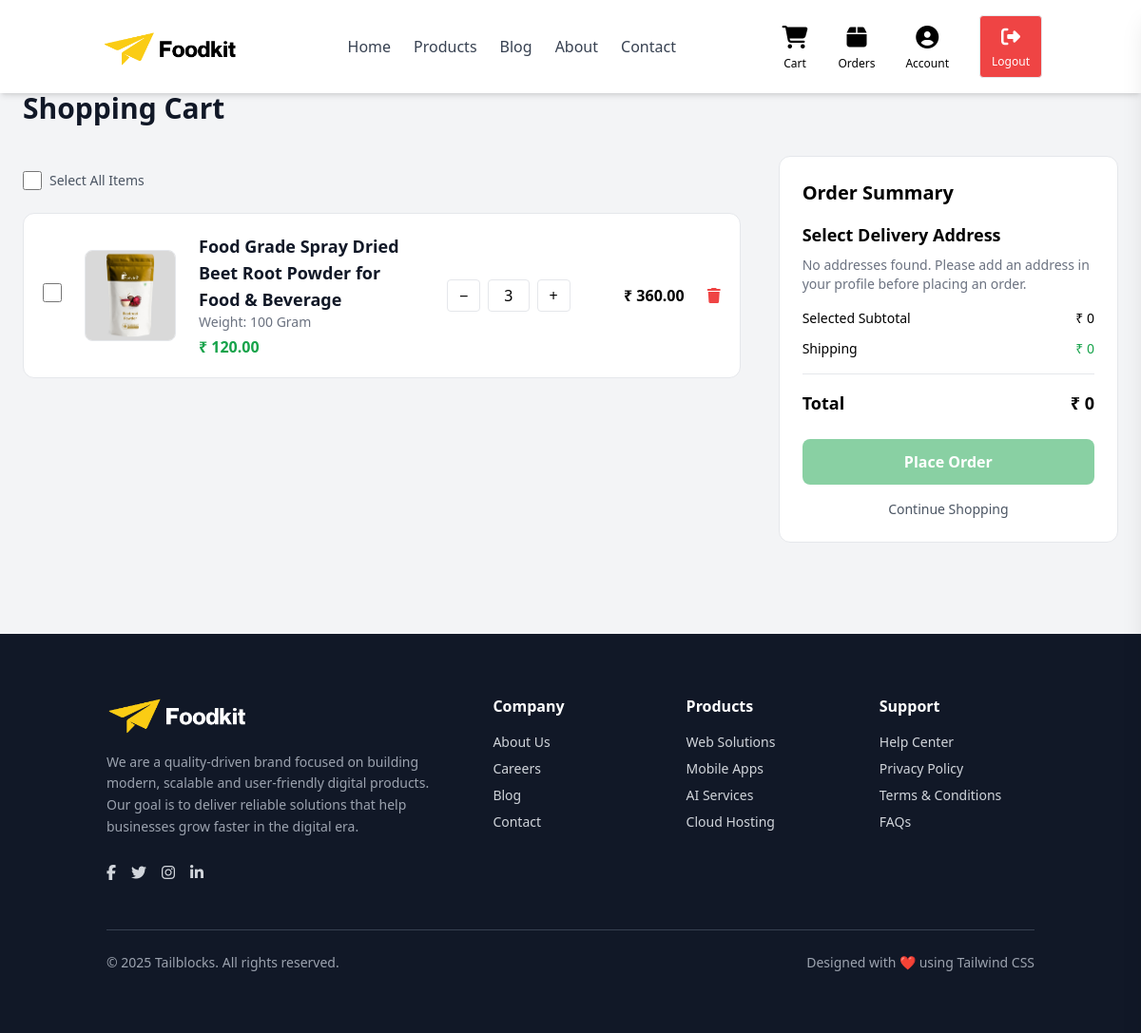
The page /cart/ (signed in) on the database as committed earlier.
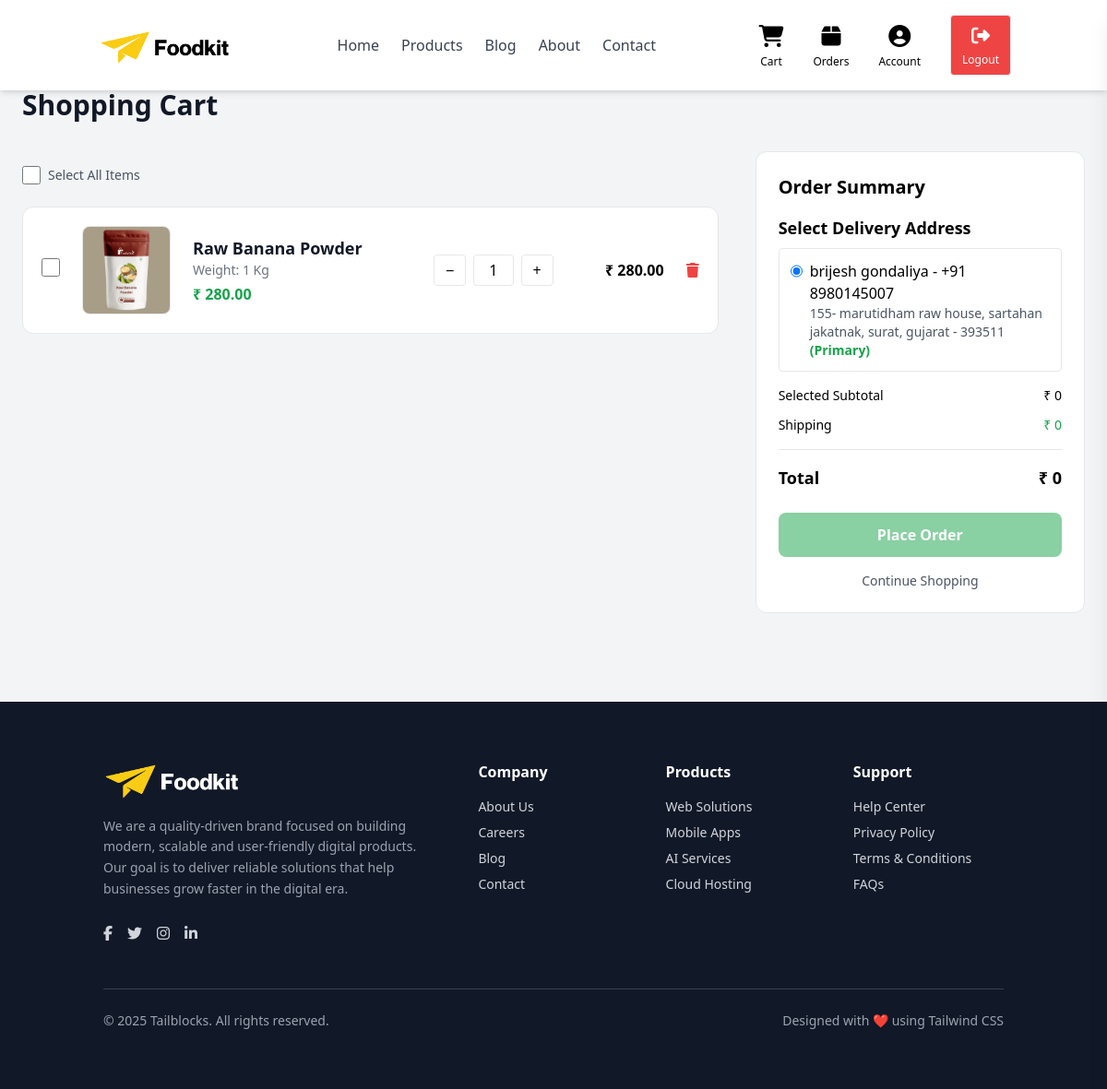
The same page on the database as committed later.
### apps/store/models.py (models this page shows, shortened)
class Cart(BaseModel):
    user = models.ForeignKey(
        User,
        on_delete=models.CASCADE,
        related_name="cart_items"
    )
    product = models.ForeignKey(Product, on_delete=models.CASCADE)
    qty = models.PositiveIntegerField(default=1)
    @property
    def total_price(self):
        return self.product.price * self.qty

class Product(BaseModel):
    name = models.CharField(max_length=255)
    category = models.ForeignKey(
        ProductCategory,
        on_delete=models.CASCADE,
        related_name="products"
    )
    price = models.DecimalField(max_digits=10, decimal_places=2)
    weight = models.CharField(max_length=50)
    content = models.TextField()
    additional_details = models.JSONField(blank=True, null=True)
    image_1 = models.ImageField(
        upload_to=product_image_path,
        default="products/default_product.jpg",
        blank=True,
        null=True
    )
    image_2 = models.ImageField(
        upload_to=product_image_path,
        blank=True,
        null=True
    )
    image_3 = models.ImageField(
        upload_to=product_image_path,
        blank=True,
        null=True
    )
    image_4 = models.ImageField(
        upload_to=product_image_path,
        blank=True,
        null=True
    )
    is_active = models.BooleanField(default=True)
    class Meta:
        ordering = ['-created_at']
    def primary_image(self):
        if self.image_1:
            return self.image_1.url
        return settings.MEDIA_URL + "products/default_product.jpg"

class Address(BaseModel):
    user = models.ForeignKey(User,
        on_delete=models.CASCADE,
        related_name="addresses"
    )
    full_name = models.CharField(max_length=150)
    phone = models.CharField(max_length=15)
    address_line1 = models.CharField(max_length=255)
    address_line2 = models.CharField(max_length=255, blank=True, null=True)
    city = models.CharField(max_length=100)
    state = models.CharField(max_length=100)
    pincode = models.CharField(max_length=10)
    is_primary = models.BooleanField(default=False)
    created_at = models.DateTimeField(auto_now_add=True)

### apps/store/views.py (the view)
# urls.py: path("cart/", cart, name="cart"),
@login_required
def cart(request):
    user_id = request.session.get('user_id')
    if not user_id:
        return redirect("login")
    user_ = get_object_or_404(User, id=user_id)
    cart_items = Cart.objects.filter(user=user_)
    total_amount = sum(item.total_price for item in cart_items)
    addresses = Address.objects.filter(user=user_).order_by('-is_primary')
    return render(request, "store/cart.html", {
        "cart_items": cart_items,
        "total_amount": total_amount,
        "addresses": addresses
    })

### apps/store/views.py (called while the page is built)
def login_required(view_func):
    @wraps(view_func)
    def wrapper(request, *args, **kwargs):
        if request.session.get('user_id'):
            return view_func(request, *args, **kwargs)
        messages.warning(request, "Please log in to continue.")
        return redirect('signin')
    return wrapper

### apps/store/templates/store/cart.html (shortened to what the changed rows need)
{% extends 'store/base.html' %}
{% load static %}
{% block body %}
<div class="max-w-7xl mx-auto px-6 py-24">
    <h1 class="text-3xl font-bold text-gray-900 mb-8">
        Shopping Cart
    </h1>
    {% if cart_items %}
    <div class="grid grid-cols-1 lg:grid-cols-3 gap-10">
        <div class="lg:col-span-2 space-y-6">
            {% for item in cart_items %}
            <div class="flex items-center gap-6 border rounded-xl p-5 bg-white">
                <div>
                    <input type="checkbox"
                           class="cart-checkbox w-5 h-5 text-green-600 border-gray-300 rounded cursor-pointer"
                           value="{{ item.id }}"
                           data-price="{{ item.total_price }}">
                </div>
                <img src="{{ item.product.primary_image }}" alt="{{ item.product.name }}"
                     class="w-24 h-24 object-contain rounded-lg border">
                <div class="flex-1">
                    <h3 class="text-lg font-semibold text-gray-900">
                        {{ item.product.name }}
                    </h3>
                    <p class="text-sm text-gray-500">
                        Weight: {{ item.product.weight }}
                    </p>
                    <p class="text-green-600 font-semibold mt-1">
                        ₹ {{ item.product.price }}
                    </p>
                </div>
                <div class="flex items-center gap-2">
                    <a href="{% url 'cart_decrease' item.id %}" class="px-3 py-1 border rounded hover:bg-gray-100">−</a>
                    <span class="px-4 py-1 border rounded">
                        {{ item.qty }}
                    </span>
                    <a href="{% url 'cart_increase' item.id %}" class="px-3 py-1 border rounded hover:bg-gray-100">+</a>
                </div>
                <div class="w-24 text-right font-semibold">
                    ₹ {{ item.total_price }}
                </div>
                <a href="{% url 'cart_remove' item.id %}" class="text-red-500 hover:text-red-700">
                    <i class="fa-solid fa-trash"></i>
                </a>
            </div>
            {% endfor %}
        </div>
        <div class="border rounded-xl p-6 bg-white h-fit">
            <h2 class="text-xl font-semibold mb-4">
                Order Summary
            </h2>
            <div class="mb-4">
                <h3 class="text-lg font-semibold mb-2">Select Delivery Address</h3>
                {% if addresses %}
                <div class="space-y-2">
                    {% for address in addresses %}
                    <label class="flex items-start gap-2 border rounded p-3 cursor-pointer hover:bg-gray-50">
                        <input type="radio" name="address" value="{{ address.id }}" {% if address.is_primary %}checked{% endif %}
                               class="address-radio w-4 h-4 mt-1 text-green-600">
                        <div>
                            <p class="font-medium">{{ address.full_name }} - {{ address.phone }}</p>
                            <p class="text-sm text-gray-600">
                                {{ address.address_line1 }}{% if address.address_line2 %}, {{ address.address_line2 }}{% endif %},
                                {{ address.city }}, {{ address.state }} - {{ address.pincode }}
                                {% if address.is_primary %}<span class="text-green-600 font-semibold">(Primary)</span>{% endif %}
                            </p>
                        </div>
                    </label>
                    {% endfor %}
                </div>
                {% else %}
                <p class="text-sm text-gray-500">No addresses found. Please add an address in your profile before placing an order.</p>
                {% endif %}
            </div>
        </div>
    </div>
    {% endif %}
</div>
{% endblock %}

Rows that differ between the two databases and show on the page:
removed Cart: product.primary_image (picture), product.name "Food Grade Spray Dried Beet Root Powder for Food & Beverage", product.weight "100 Gram", product.price "120.00", qty "3", total_price "360.00"
added Cart: product.primary_image (picture), product.name "Raw Banana Powder", product.weight "1 Kg", product.price "280.00", qty "1", total_price "280.00"
added Address: is_primary "☑ brijesh gondaliya - +91 898014", full_name "brijesh gondaliya", phone "+91 8980145007", address_line1 "155- marutidham raw house", address_line2 "sartahan jakatnak", city "surat", state "gujarat", pincode "393511", shows "(Primary)"
Other text that changed with them:
text no longer shown: "No addresses found. Please add an address in your profile before placing an order."
